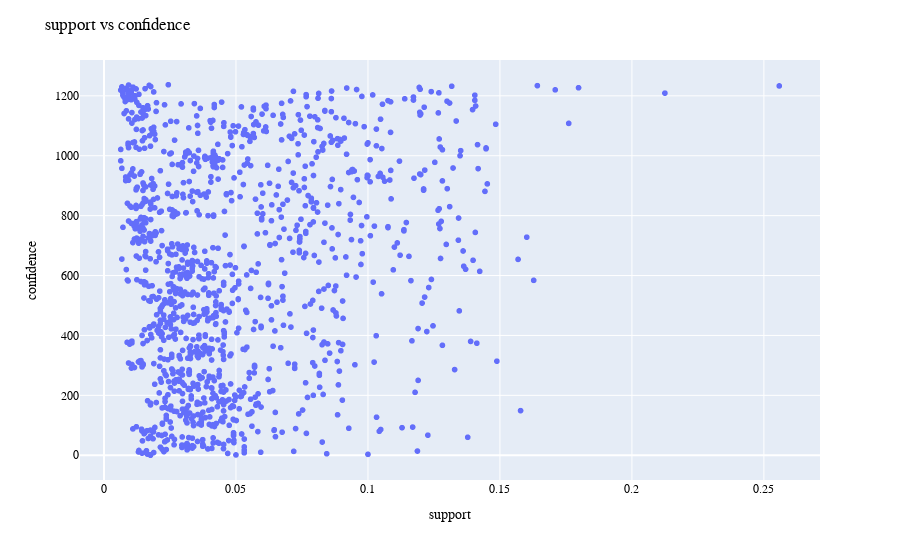

The cell this chart's notebook holds for it:
### Code cell
def plot_rule_px_scatter(rules, x = 'support', y = 'confidence'):
    fig=px.scatter(rules[x], rules[y])
    fig.update_layout(
        xaxis_title="support",
        yaxis_title="confidence",
    
        font_family="Courier New",
        font_color="black",
        title_font_family="Times New Roman",
        title_font_color="red",
        title=(f'{x} vs {y}')
        
    )
    fig.show()

plot_rule_px_scatter(rules, x = 'support', y = 'confidence')

### Figure 1 — Plotly figure (JSON) as saved in the notebook; plotly's stock layout.template omitted (floating-point values rounded to 4 significant figures; data arrays with more than 128 entries replaced by an {"elided": "..."} marker saying what was removed)
{"data": [{"hovertemplate": "x=%{x}<br>index=%{y}<extra></extra>", "legendgroup": "", "marker": {"color": "#636efa", "symbol": "circle"}, "mode": "markers", "name": "", "showlegend": false, "type": "scattergl", "x": {"elided": "1238 float values"}, "xaxis": "x", "y": {"elided": "1238 int values"}, "yaxis": "y"}], "layout": {"font": {"color": "black", "family": "Courier New"}, "legend": {"tracegroupgap": 0}, "margin": {"t": 60}, "title": {"text": "support vs confidence"}, "xaxis": {"anchor": "y", "domain": [0, 1], "title": {"text": "support"}}, "yaxis": {"anchor": "x", "domain": [0, 1], "title": {"text": "confidence"}}}}
